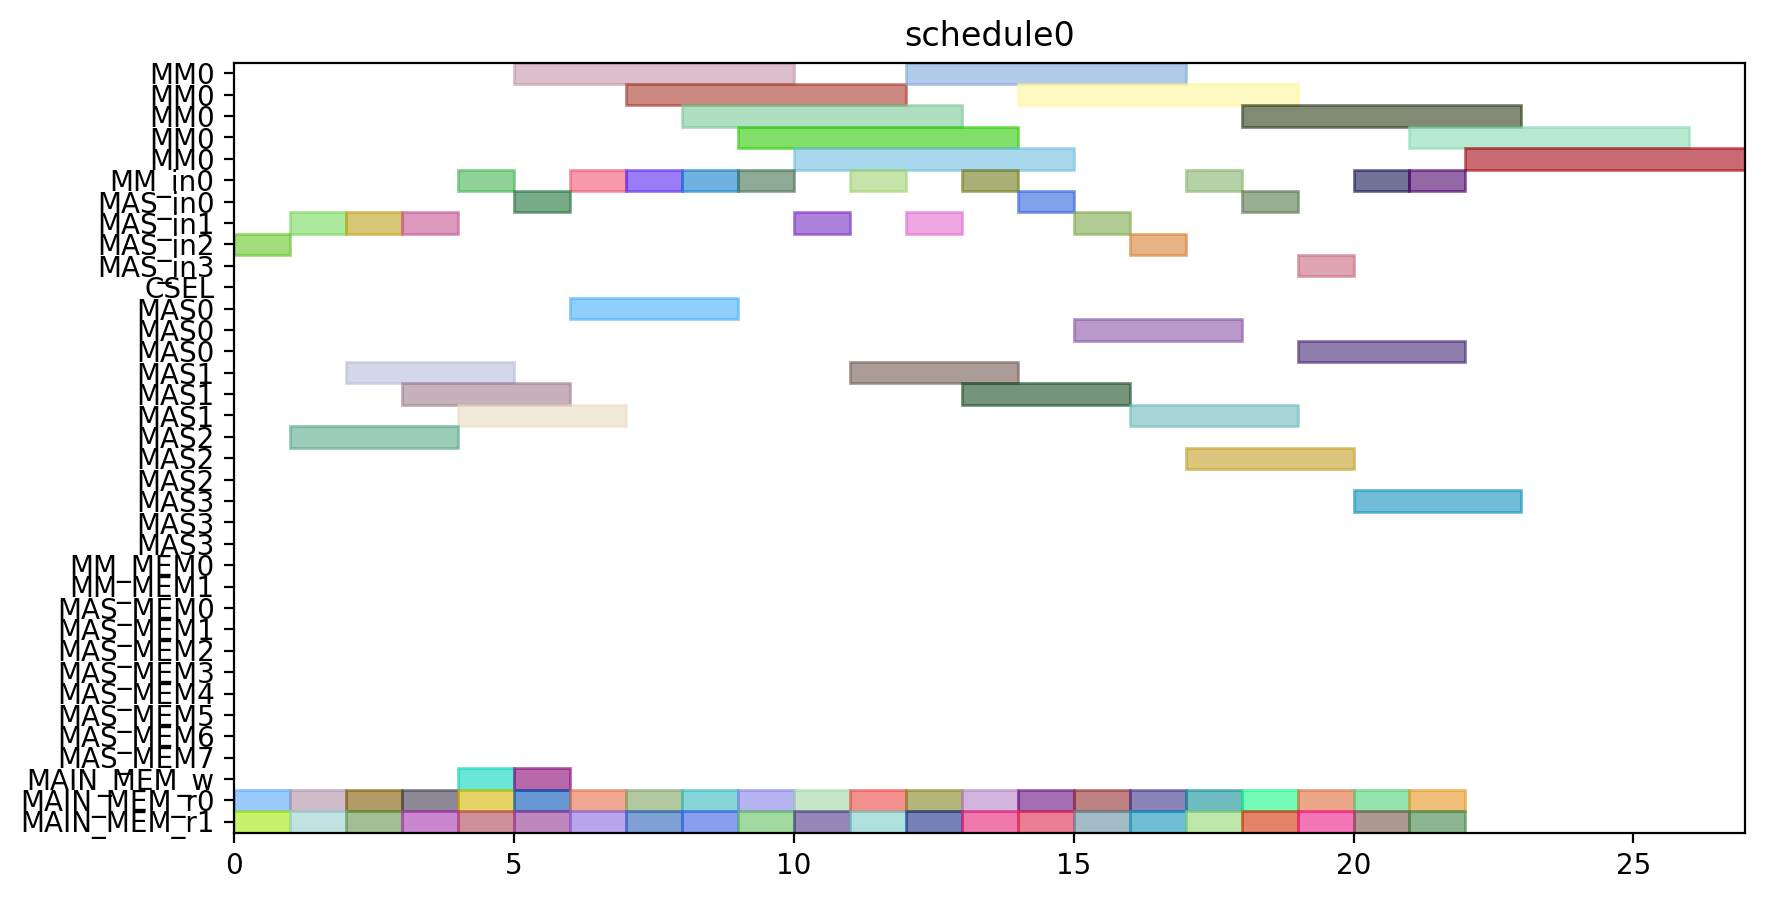

This figure's Python source:
from pyschedule import Scenario, solvers, plotters, alt


def solve():
	horizon = 120
	S = Scenario("schedule0", horizon=horizon)

	# resource
	MM = S.Resources('MM', num=1, size=5)
	MM_in = S.Resources('MM_in', num=1)
	MAS_in = S.Resources('MAS_in', num=4)
	CSEL = S.Resource('CSEL')
	MAS = S.Resources('MAS', num=4, size=3, periods=range(1, horizon))
	MM_MEM = S.Resources('MM_MEM', num=2)
	MAS_MEM = S.Resources('MAS_MEM', num=8)
	MAIN_MEM_w = S.Resource('MAIN_MEM_w', size=1)
	MAIN_MEM_r = S.Resources('MAIN_MEM_r', num=2)

	# result of previous scheduling

	# new tasks
	c10_t0 = S.Task('c10_t0', length=5, delay_cost=1)
	c10_t0 += alt(MM)
	c10_t0_in = S.Task('c10_t0_in', length=1, delay_cost=1)
	c10_t0_in += alt(MM_in)
	S += c10_t0_in*MM_in[0]<=c10_t0*MM[0]
	c10_t0_mem0 = S.Task('c10_t0_mem0', length=1, delay_cost=1)
	c10_t0_mem0 += MAIN_MEM_r[0]
	S += c10_t0_mem0 <= c10_t0

	c10_t0_mem1 = S.Task('c10_t0_mem1', length=1, delay_cost=1)
	c10_t0_mem1 += MAIN_MEM_r[1]
	S += c10_t0_mem1 <= c10_t0

	c10_t1 = S.Task('c10_t1', length=5, delay_cost=1)
	c10_t1 += alt(MM)
	c10_t1_in = S.Task('c10_t1_in', length=1, delay_cost=1)
	c10_t1_in += alt(MM_in)
	S += c10_t1_in*MM_in[0]<=c10_t1*MM[0]
	c10_t1_mem0 = S.Task('c10_t1_mem0', length=1, delay_cost=1)
	c10_t1_mem0 += MAIN_MEM_r[0]
	S += c10_t1_mem0 <= c10_t1

	c10_t1_mem1 = S.Task('c10_t1_mem1', length=1, delay_cost=1)
	c10_t1_mem1 += MAIN_MEM_r[1]
	S += c10_t1_mem1 <= c10_t1

	c10_t2 = S.Task('c10_t2', length=3, delay_cost=1)
	c10_t2 += alt(MAS)
	c10_t2_in = S.Task('c10_t2_in', length=1, delay_cost=1)
	c10_t2_in += alt(MAS_in)
	S += c10_t2_in*MAS_in[0]<=c10_t2*MAS[0]

	S += c10_t2_in*MAS_in[1]<=c10_t2*MAS[1]

	S += c10_t2_in*MAS_in[2]<=c10_t2*MAS[2]

	S += c10_t2_in*MAS_in[3]<=c10_t2*MAS[3]

	c10_t2_mem0 = S.Task('c10_t2_mem0', length=1, delay_cost=1)
	c10_t2_mem0 += MAIN_MEM_r[0]
	S += c10_t2_mem0 <= c10_t2

	c10_t2_mem1 = S.Task('c10_t2_mem1', length=1, delay_cost=1)
	c10_t2_mem1 += MAIN_MEM_r[1]
	S += c10_t2_mem1 <= c10_t2

	c10_t3 = S.Task('c10_t3', length=3, delay_cost=1)
	c10_t3 += alt(MAS)
	c10_t3_in = S.Task('c10_t3_in', length=1, delay_cost=1)
	c10_t3_in += alt(MAS_in)
	S += c10_t3_in*MAS_in[0]<=c10_t3*MAS[0]

	S += c10_t3_in*MAS_in[1]<=c10_t3*MAS[1]

	S += c10_t3_in*MAS_in[2]<=c10_t3*MAS[2]

	S += c10_t3_in*MAS_in[3]<=c10_t3*MAS[3]

	c10_t3_mem0 = S.Task('c10_t3_mem0', length=1, delay_cost=1)
	c10_t3_mem0 += MAIN_MEM_r[0]
	S += c10_t3_mem0 <= c10_t3

	c10_t3_mem1 = S.Task('c10_t3_mem1', length=1, delay_cost=1)
	c10_t3_mem1 += MAIN_MEM_r[1]
	S += c10_t3_mem1 <= c10_t3

	c20_t0 = S.Task('c20_t0', length=5, delay_cost=1)
	c20_t0 += alt(MM)
	c20_t0_in = S.Task('c20_t0_in', length=1, delay_cost=1)
	c20_t0_in += alt(MM_in)
	S += c20_t0_in*MM_in[0]<=c20_t0*MM[0]
	c20_t0_mem0 = S.Task('c20_t0_mem0', length=1, delay_cost=1)
	c20_t0_mem0 += MAIN_MEM_r[0]
	S += c20_t0_mem0 <= c20_t0

	c20_t0_mem1 = S.Task('c20_t0_mem1', length=1, delay_cost=1)
	c20_t0_mem1 += MAIN_MEM_r[1]
	S += c20_t0_mem1 <= c20_t0

	c20_t1 = S.Task('c20_t1', length=5, delay_cost=1)
	c20_t1 += alt(MM)
	c20_t1_in = S.Task('c20_t1_in', length=1, delay_cost=1)
	c20_t1_in += alt(MM_in)
	S += c20_t1_in*MM_in[0]<=c20_t1*MM[0]
	c20_t1_mem0 = S.Task('c20_t1_mem0', length=1, delay_cost=1)
	c20_t1_mem0 += MAIN_MEM_r[0]
	S += c20_t1_mem0 <= c20_t1

	c20_t1_mem1 = S.Task('c20_t1_mem1', length=1, delay_cost=1)
	c20_t1_mem1 += MAIN_MEM_r[1]
	S += c20_t1_mem1 <= c20_t1

	c20_t2 = S.Task('c20_t2', length=3, delay_cost=1)
	c20_t2 += alt(MAS)
	c20_t2_in = S.Task('c20_t2_in', length=1, delay_cost=1)
	c20_t2_in += alt(MAS_in)
	S += c20_t2_in*MAS_in[0]<=c20_t2*MAS[0]

	S += c20_t2_in*MAS_in[1]<=c20_t2*MAS[1]

	S += c20_t2_in*MAS_in[2]<=c20_t2*MAS[2]

	S += c20_t2_in*MAS_in[3]<=c20_t2*MAS[3]

	c20_t2_mem0 = S.Task('c20_t2_mem0', length=1, delay_cost=1)
	c20_t2_mem0 += MAIN_MEM_r[0]
	S += c20_t2_mem0 <= c20_t2

	c20_t2_mem1 = S.Task('c20_t2_mem1', length=1, delay_cost=1)
	c20_t2_mem1 += MAIN_MEM_r[1]
	S += c20_t2_mem1 <= c20_t2

	c20_t3 = S.Task('c20_t3', length=3, delay_cost=1)
	c20_t3 += alt(MAS)
	c20_t3_in = S.Task('c20_t3_in', length=1, delay_cost=1)
	c20_t3_in += alt(MAS_in)
	S += c20_t3_in*MAS_in[0]<=c20_t3*MAS[0]

	S += c20_t3_in*MAS_in[1]<=c20_t3*MAS[1]

	S += c20_t3_in*MAS_in[2]<=c20_t3*MAS[2]

	S += c20_t3_in*MAS_in[3]<=c20_t3*MAS[3]

	c20_t3_mem0 = S.Task('c20_t3_mem0', length=1, delay_cost=1)
	c20_t3_mem0 += MAIN_MEM_r[0]
	S += c20_t3_mem0 <= c20_t3

	c20_t3_mem1 = S.Task('c20_t3_mem1', length=1, delay_cost=1)
	c20_t3_mem1 += MAIN_MEM_r[1]
	S += c20_t3_mem1 <= c20_t3

	c01_t0 = S.Task('c01_t0', length=5, delay_cost=1)
	c01_t0 += alt(MM)
	c01_t0_in = S.Task('c01_t0_in', length=1, delay_cost=1)
	c01_t0_in += alt(MM_in)
	S += c01_t0_in*MM_in[0]<=c01_t0*MM[0]
	c01_t0_mem0 = S.Task('c01_t0_mem0', length=1, delay_cost=1)
	c01_t0_mem0 += MAIN_MEM_r[0]
	S += c01_t0_mem0 <= c01_t0

	c01_t0_mem1 = S.Task('c01_t0_mem1', length=1, delay_cost=1)
	c01_t0_mem1 += MAIN_MEM_r[1]
	S += c01_t0_mem1 <= c01_t0

	c01_t1 = S.Task('c01_t1', length=5, delay_cost=1)
	c01_t1 += alt(MM)
	c01_t1_in = S.Task('c01_t1_in', length=1, delay_cost=1)
	c01_t1_in += alt(MM_in)
	S += c01_t1_in*MM_in[0]<=c01_t1*MM[0]
	c01_t1_mem0 = S.Task('c01_t1_mem0', length=1, delay_cost=1)
	c01_t1_mem0 += MAIN_MEM_r[0]
	S += c01_t1_mem0 <= c01_t1

	c01_t1_mem1 = S.Task('c01_t1_mem1', length=1, delay_cost=1)
	c01_t1_mem1 += MAIN_MEM_r[1]
	S += c01_t1_mem1 <= c01_t1

	c01_t2 = S.Task('c01_t2', length=3, delay_cost=1)
	c01_t2 += alt(MAS)
	c01_t2_in = S.Task('c01_t2_in', length=1, delay_cost=1)
	c01_t2_in += alt(MAS_in)
	S += c01_t2_in*MAS_in[0]<=c01_t2*MAS[0]

	S += c01_t2_in*MAS_in[1]<=c01_t2*MAS[1]

	S += c01_t2_in*MAS_in[2]<=c01_t2*MAS[2]

	S += c01_t2_in*MAS_in[3]<=c01_t2*MAS[3]

	c01_t2_mem0 = S.Task('c01_t2_mem0', length=1, delay_cost=1)
	c01_t2_mem0 += MAIN_MEM_r[0]
	S += c01_t2_mem0 <= c01_t2

	c01_t2_mem1 = S.Task('c01_t2_mem1', length=1, delay_cost=1)
	c01_t2_mem1 += MAIN_MEM_r[1]
	S += c01_t2_mem1 <= c01_t2

	c01_t3 = S.Task('c01_t3', length=3, delay_cost=1)
	c01_t3 += alt(MAS)
	c01_t3_in = S.Task('c01_t3_in', length=1, delay_cost=1)
	c01_t3_in += alt(MAS_in)
	S += c01_t3_in*MAS_in[0]<=c01_t3*MAS[0]

	S += c01_t3_in*MAS_in[1]<=c01_t3*MAS[1]

	S += c01_t3_in*MAS_in[2]<=c01_t3*MAS[2]

	S += c01_t3_in*MAS_in[3]<=c01_t3*MAS[3]

	c01_t3_mem0 = S.Task('c01_t3_mem0', length=1, delay_cost=1)
	c01_t3_mem0 += MAIN_MEM_r[0]
	S += c01_t3_mem0 <= c01_t3

	c01_t3_mem1 = S.Task('c01_t3_mem1', length=1, delay_cost=1)
	c01_t3_mem1 += MAIN_MEM_r[1]
	S += c01_t3_mem1 <= c01_t3

	c11_t0 = S.Task('c11_t0', length=5, delay_cost=1)
	c11_t0 += alt(MM)
	c11_t0_in = S.Task('c11_t0_in', length=1, delay_cost=1)
	c11_t0_in += alt(MM_in)
	S += c11_t0_in*MM_in[0]<=c11_t0*MM[0]
	c11_t0_mem0 = S.Task('c11_t0_mem0', length=1, delay_cost=1)
	c11_t0_mem0 += MAIN_MEM_r[0]
	S += c11_t0_mem0 <= c11_t0

	c11_t0_mem1 = S.Task('c11_t0_mem1', length=1, delay_cost=1)
	c11_t0_mem1 += MAIN_MEM_r[1]
	S += c11_t0_mem1 <= c11_t0

	c11_t1 = S.Task('c11_t1', length=5, delay_cost=1)
	c11_t1 += alt(MM)
	c11_t1_in = S.Task('c11_t1_in', length=1, delay_cost=1)
	c11_t1_in += alt(MM_in)
	S += c11_t1_in*MM_in[0]<=c11_t1*MM[0]
	c11_t1_mem0 = S.Task('c11_t1_mem0', length=1, delay_cost=1)
	c11_t1_mem0 += MAIN_MEM_r[0]
	S += c11_t1_mem0 <= c11_t1

	c11_t1_mem1 = S.Task('c11_t1_mem1', length=1, delay_cost=1)
	c11_t1_mem1 += MAIN_MEM_r[1]
	S += c11_t1_mem1 <= c11_t1

	c11_t2 = S.Task('c11_t2', length=3, delay_cost=1)
	c11_t2 += alt(MAS)
	c11_t2_in = S.Task('c11_t2_in', length=1, delay_cost=1)
	c11_t2_in += alt(MAS_in)
	S += c11_t2_in*MAS_in[0]<=c11_t2*MAS[0]

	S += c11_t2_in*MAS_in[1]<=c11_t2*MAS[1]

	S += c11_t2_in*MAS_in[2]<=c11_t2*MAS[2]

	S += c11_t2_in*MAS_in[3]<=c11_t2*MAS[3]

	c11_t2_mem0 = S.Task('c11_t2_mem0', length=1, delay_cost=1)
	c11_t2_mem0 += MAIN_MEM_r[0]
	S += c11_t2_mem0 <= c11_t2

	c11_t2_mem1 = S.Task('c11_t2_mem1', length=1, delay_cost=1)
	c11_t2_mem1 += MAIN_MEM_r[1]
	S += c11_t2_mem1 <= c11_t2

	c11_t3 = S.Task('c11_t3', length=3, delay_cost=1)
	c11_t3 += alt(MAS)
	c11_t3_in = S.Task('c11_t3_in', length=1, delay_cost=1)
	c11_t3_in += alt(MAS_in)
	S += c11_t3_in*MAS_in[0]<=c11_t3*MAS[0]

	S += c11_t3_in*MAS_in[1]<=c11_t3*MAS[1]

	S += c11_t3_in*MAS_in[2]<=c11_t3*MAS[2]

	S += c11_t3_in*MAS_in[3]<=c11_t3*MAS[3]

	c11_t3_mem0 = S.Task('c11_t3_mem0', length=1, delay_cost=1)
	c11_t3_mem0 += MAIN_MEM_r[0]
	S += c11_t3_mem0 <= c11_t3

	c11_t3_mem1 = S.Task('c11_t3_mem1', length=1, delay_cost=1)
	c11_t3_mem1 += MAIN_MEM_r[1]
	S += c11_t3_mem1 <= c11_t3

	c21_t0 = S.Task('c21_t0', length=5, delay_cost=1)
	c21_t0 += alt(MM)
	c21_t0_in = S.Task('c21_t0_in', length=1, delay_cost=1)
	c21_t0_in += alt(MM_in)
	S += c21_t0_in*MM_in[0]<=c21_t0*MM[0]
	c21_t0_mem0 = S.Task('c21_t0_mem0', length=1, delay_cost=1)
	c21_t0_mem0 += MAIN_MEM_r[0]
	S += c21_t0_mem0 <= c21_t0

	c21_t0_mem1 = S.Task('c21_t0_mem1', length=1, delay_cost=1)
	c21_t0_mem1 += MAIN_MEM_r[1]
	S += c21_t0_mem1 <= c21_t0

	c21_t1 = S.Task('c21_t1', length=5, delay_cost=1)
	c21_t1 += alt(MM)
	c21_t1_in = S.Task('c21_t1_in', length=1, delay_cost=1)
	c21_t1_in += alt(MM_in)
	S += c21_t1_in*MM_in[0]<=c21_t1*MM[0]
	c21_t1_mem0 = S.Task('c21_t1_mem0', length=1, delay_cost=1)
	c21_t1_mem0 += MAIN_MEM_r[0]
	S += c21_t1_mem0 <= c21_t1

	c21_t1_mem1 = S.Task('c21_t1_mem1', length=1, delay_cost=1)
	c21_t1_mem1 += MAIN_MEM_r[1]
	S += c21_t1_mem1 <= c21_t1

	c21_t2 = S.Task('c21_t2', length=3, delay_cost=1)
	c21_t2 += alt(MAS)
	c21_t2_in = S.Task('c21_t2_in', length=1, delay_cost=1)
	c21_t2_in += alt(MAS_in)
	S += c21_t2_in*MAS_in[0]<=c21_t2*MAS[0]

	S += c21_t2_in*MAS_in[1]<=c21_t2*MAS[1]

	S += c21_t2_in*MAS_in[2]<=c21_t2*MAS[2]

	S += c21_t2_in*MAS_in[3]<=c21_t2*MAS[3]

	c21_t2_mem0 = S.Task('c21_t2_mem0', length=1, delay_cost=1)
	c21_t2_mem0 += MAIN_MEM_r[0]
	S += c21_t2_mem0 <= c21_t2

	c21_t2_mem1 = S.Task('c21_t2_mem1', length=1, delay_cost=1)
	c21_t2_mem1 += MAIN_MEM_r[1]
	S += c21_t2_mem1 <= c21_t2

	c21_t3 = S.Task('c21_t3', length=3, delay_cost=1)
	c21_t3 += alt(MAS)
	c21_t3_in = S.Task('c21_t3_in', length=1, delay_cost=1)
	c21_t3_in += alt(MAS_in)
	S += c21_t3_in*MAS_in[0]<=c21_t3*MAS[0]

	S += c21_t3_in*MAS_in[1]<=c21_t3*MAS[1]

	S += c21_t3_in*MAS_in[2]<=c21_t3*MAS[2]

	S += c21_t3_in*MAS_in[3]<=c21_t3*MAS[3]

	c21_t3_mem0 = S.Task('c21_t3_mem0', length=1, delay_cost=1)
	c21_t3_mem0 += MAIN_MEM_r[0]
	S += c21_t3_mem0 <= c21_t3

	c21_t3_mem1 = S.Task('c21_t3_mem1', length=1, delay_cost=1)
	c21_t3_mem1 += MAIN_MEM_r[1]
	S += c21_t3_mem1 <= c21_t3

	c000 = S.Task('c000', length=3, delay_cost=1)
	c000 += alt(MAS)
	c000_in = S.Task('c000_in', length=1, delay_cost=1)
	c000_in += alt(MAS_in)
	S += c000_in*MAS_in[0]<=c000*MAS[0]

	S += c000_in*MAS_in[1]<=c000*MAS[1]

	S += c000_in*MAS_in[2]<=c000*MAS[2]

	S += c000_in*MAS_in[3]<=c000*MAS[3]

	S += 0<c000

	c000_w = S.Task('c000_w', length=1, delay_cost=1)
	c000_w += alt(MAIN_MEM_w)
	S += c000 <= c000_w

	c000_mem0 = S.Task('c000_mem0', length=1, delay_cost=1)
	c000_mem0 += MAIN_MEM_r[0]
	S += c000_mem0 <= c000

	c000_mem1 = S.Task('c000_mem1', length=1, delay_cost=1)
	c000_mem1 += MAIN_MEM_r[1]
	S += c000_mem1 <= c000

	c001 = S.Task('c001', length=3, delay_cost=1)
	c001 += alt(MAS)
	c001_in = S.Task('c001_in', length=1, delay_cost=1)
	c001_in += alt(MAS_in)
	S += c001_in*MAS_in[0]<=c001*MAS[0]

	S += c001_in*MAS_in[1]<=c001*MAS[1]

	S += c001_in*MAS_in[2]<=c001*MAS[2]

	S += c001_in*MAS_in[3]<=c001*MAS[3]

	S += 0<c001

	c001_w = S.Task('c001_w', length=1, delay_cost=1)
	c001_w += alt(MAIN_MEM_w)
	S += c001 <= c001_w

	c001_mem0 = S.Task('c001_mem0', length=1, delay_cost=1)
	c001_mem0 += MAIN_MEM_r[0]
	S += c001_mem0 <= c001

	c001_mem1 = S.Task('c001_mem1', length=1, delay_cost=1)
	c001_mem1 += MAIN_MEM_r[1]
	S += c001_mem1 <= c001

	solvers.mip.solve(S,msg=1,kind='CPLEX',ratio_gap=1.01)

	solution = [['hoge']*len(S.solution()[1]) for i in range(len(S.solution()))]
	for i in range(len(S.solution())):
		for j in range(len(S.solution()[i])):
			solution[i][j]=str(S.solution()[i][j])
	print(solution)

	cycles = int(solution[-1][3])

	pic_file_name = "/home/mfukuda/ABE/multiRAM_multiMAS_16mux/scheduling_result/stage5MM1_stage3MAS4/FROB/schedule0.png"
	if(S.solution() != []):
		plotters.matplotlib.plot(S,img_filename=pic_file_name, show_task_labels=False, fig_size=(cycles*0.25+3, 5))

	return solution
